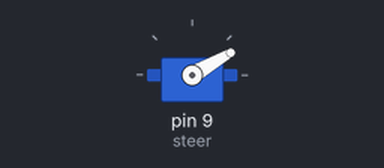
Simulated run of this sketch. Board: Arduino Uno, built with avr-gcc and run on an emulated ATmega328P. On the bench: servo.

Above: at 0.05 s.
At 1.5 s:
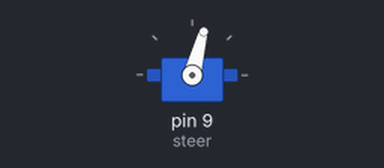
At 3.0 s:
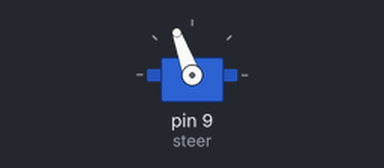
Timing chart, 0 to 6.9 s (numbered marks = the images above):
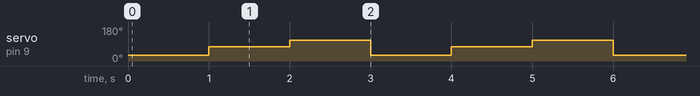

Measured:
- by itself, servo on pin 9 (steer): repeats every 3.0 s: 110° 1.0 s, 30° 1.0 s, 75° 1.0 s

The sketch:

BasicSteer.ino
```cpp
#include <Servo.h>
Servo steer;        // Create Servo object to control the servo

void setup() {
  steer.attach(9);
  steer.write(90);
  Serial.begin(9600);
}

void loop(){
//  for(int i=30; i< 110; i++){
//    steer.write(i);
//    Serial.println(i);
//    delay(200);
//  }

steer.write(30);
delay(1000);
steer.write(75);
delay(1000);
steer.write(110);
delay(1000);
}
```
